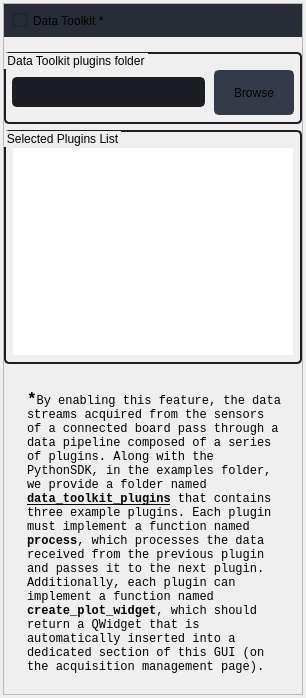
                          <widget class="QWidget" name="widget_data_toolkit">
                           <property name="geometry">
                            <rect>
                             <x>0</x>
                             <y>0</y>
                             <width>306</width>
                             <height>698</height>
                            </rect>
                           </property>
                           <layout class="QVBoxLayout" name="verticalLayout_16">
                            <property name="spacing">
                             <number>0</number>
                            </property>
                            <property name="leftMargin">
                             <number>3</number>
                            </property>
                            <property name="topMargin">
                             <number>3</number>
                            </property>
                            <property name="rightMargin">
                             <number>3</number>
                            </property>
                            <property name="bottomMargin">
                             <number>3</number>
                            </property>
                            <item>
                             <widget class="QFrame" name="dt_settings_frame">
                              <property name="minimumSize">
                               <size>
                                <width>300</width>
                                <height>0</height>
                               </size>
                              </property>
                              <property name="frameShape">
                               <enum>QFrame::Shape::StyledPanel</enum>
                              </property>
                              <property name="frameShadow">
                               <enum>QFrame::Shadow::Raised</enum>
                              </property>
                              <layout class="QVBoxLayout" name="verticalLayout_19">
                               <property name="leftMargin">
                                <number>0</number>
                               </property>
                               <property name="topMargin">
                                <number>0</number>
                               </property>
                               <property name="rightMargin">
                                <number>0</number>
                               </property>
                               <property name="bottomMargin">
                                <number>0</number>
                               </property>
                               <item>
                                <widget class="QCheckBox" name="dt_enabled_checkBox">
                                 <property name="enabled">
                                  <bool>true</bool>
                                 </property>
                                 <property name="sizePolicy">
                                  <sizepolicy hsizetype="Preferred" vsizetype="Preferred">
                                   <horstretch>0</horstretch>
                                   <verstretch>0</verstretch>
                                  </sizepolicy>
                                 </property>
                                 <property name="styleSheet">
                                  <string notr="true">font: 700 12pt &quot;Segoe UI&quot;;
background-color: rgb(39, 44, 54);
padding: 9;</string>
                                 </property>
                                 <property name="text">
                                  <string>Data Toolkit *</string>
                                 </property>
                                 <property name="checked">
                                  <bool>false</bool>
                                 </property>
                                </widget>
                               </item>
                               <item>
                                <widget class="QFrame" name="dt_frame_content">
                                 <property name="enabled">
                                  <bool>true</bool>
                                 </property>
                                 <property name="sizePolicy">
                                  <sizepolicy hsizetype="Preferred" vsizetype="Preferred">
                                   <horstretch>0</horstretch>
                                   <verstretch>0</verstretch>
                                  </sizepolicy>
                                 </property>
                                 <property name="styleSheet">
                                  <string notr="true">border-radius: 5px;</string>
                                 </property>
                                 <property name="frameShape">
                                  <enum>QFrame::Shape::StyledPanel</enum>
                                 </property>
                                 <property name="frameShadow">
                                  <enum>QFrame::Shadow::Raised</enum>
                                 </property>
                                 <layout class="QVBoxLayout" name="verticalLayout_20">
                                  <property name="spacing">
                                   <number>6</number>
                                  </property>
                                  <property name="leftMargin">
                                   <number>0</number>
                                  </property>
                                  <property name="topMargin">
                                   <number>9</number>
                                  </property>
                                  <property name="rightMargin">
                                   <number>0</number>
                                  </property>
                                  <property name="bottomMargin">
                                   <number>0</number>
                                  </property>
                                  <item>
                                   <widget class="QGroupBox" name="groupBox_dt_settings">
                                    <property name="minimumSize">
                                     <size>
                                      <width>0</width>
                                      <height>0</height>
                                     </size>
                                    </property>
                                    <property name="styleSheet">
                                     <string notr="true">QGroupBox {
	border-radius: 5px;
	border: 2px solid rgb(27, 29, 35);
}

QRadioButton::indicator {
    border: 3px solid rgb(52, 59, 72);
	width: 15px;
	height: 15px;
	border-radius: 10px;
    background: rgb(44, 49, 60);
}
QRadioButton::indicator:hover {
    border: 3px solid rgb(58, 66, 81);
}
QRadioButton::indicator:checked {
    background: 3px solid rgb(94, 106, 130);
	border: 3px solid rgb(52, 59, 72);	
}</string>
                                    </property>
                                    <property name="title">
                                     <string>Data Toolkit plugins folder</string>
                                    </property>
                                    <property name="flat">
                                     <bool>false</bool>
                                    </property>
                                    <property name="checkable">
                                     <bool>false</bool>
                                    </property>
                                    <layout class="QVBoxLayout" name="verticalLayout_43">
                                     <property name="spacing">
                                      <number>6</number>
                                     </property>
                                     <property name="leftMargin">
                                      <number>6</number>
                                     </property>
                                     <property name="topMargin">
                                      <number>18</number>
                                     </property>
                                     <property name="rightMargin">
                                      <number>6</number>
                                     </property>
                                     <property name="bottomMargin">
                                      <number>9</number>
                                     </property>
                                     <item>
                                      <widget class="QFrame" name="inner_dt_hframe">
                                       <property name="minimumSize">
                                        <size>
                                         <width>0</width>
                                         <height>0</height>
                                        </size>
                                       </property>
                                       <property name="styleSheet">
                                        <string notr="true"/>
                                       </property>
                                       <property name="frameShape">
                                        <enum>QFrame::Shape::StyledPanel</enum>
                                       </property>
                                       <property name="frameShadow">
                                        <enum>QFrame::Shadow::Raised</enum>
                                       </property>
                                       <layout class="QHBoxLayout" name="horizontalLayout_38">
                                        <property name="spacing">
                                         <number>9</number>
                                        </property>
                                        <property name="leftMargin">
                                         <number>2</number>
                                        </property>
                                        <property name="topMargin">
                                         <number>0</number>
                                        </property>
                                        <property name="rightMargin">
                                         <number>2</number>
                                        </property>
                                        <property name="bottomMargin">
                                         <number>0</number>
                                        </property>
                                        <item>
                                         <widget class="QLineEdit" name="dt_plugins_folder_lineEdit">
                                          <property name="minimumSize">
                                           <size>
                                            <width>0</width>
                                            <height>30</height>
                                           </size>
                                          </property>
                                          <property name="maximumSize">
                                           <size>
                                            <width>16777215</width>
                                            <height>30</height>
                                           </size>
                                          </property>
                                          <property name="styleSheet">
                                           <string notr="true">QLineEdit {
	height: 25px;
	background-color: rgb(27, 29, 35);
	border-radius: 5px;
	border: 2px solid rgb(27, 29, 35);
	padding-left: 10px;
}
QLineEdit:hover {
	border: 2px solid rgb(64, 71, 88);
}
QLineEdit:focus {
	border: 2px solid rgb(91, 101, 124);
}
QLineEdit[text=&quot;&quot;]{
	color:rgb(90,90,90);
}

QLineEdit:disabled {
	color: rgb(60,60,60);
	background-color: rgb(60, 60, 60);
	border: 2px solid rgb(32, 32, 32);
}</string>
                                          </property>
                                         </widget>
                                        </item>
                                        <item>
                                         <widget class="QPushButton" name="dt_plugins_folder_button">
                                          <property name="sizePolicy">
                                           <sizepolicy hsizetype="Preferred" vsizetype="Preferred">
                                            <horstretch>0</horstretch>
                                            <verstretch>0</verstretch>
                                           </sizepolicy>
                                          </property>
                                          <property name="minimumSize">
                                           <size>
                                            <width>80</width>
                                            <height>45</height>
                                           </size>
                                          </property>
                                          <property name="maximumSize">
                                           <size>
                                            <width>16777215</width>
                                            <height>16777215</height>
                                           </size>
                                          </property>
                                          <property name="styleSheet">
                                           <string notr="true">QPushButton {
	border: 2px solid rgb(52, 59, 72);
	border-radius: 5px;	
	background-color: rgb(52, 59, 72);
}
QPushButton:hover {
	background-color: rgb(57, 65, 80);
	border: 2px solid rgb(61, 70, 86);
}
QPushButton:pressed {	
	background-color: rgb(35, 40, 49);
	border: 2px solid rgb(43, 50, 61);
}
QPushButton:disabled {	
	background-color: rgb(35, 40, 49);
	border: 2px solid rgb(43, 50, 61);
}</string>
                                          </property>
                                          <property name="text">
                                           <string>Browse</string>
                                          </property>
                                          <property name="icon">
                                           <iconset resource="resources.qrc">
                                            <normaloff>:/icons/icons/baseline_folder_open_white_18dp.png</normaloff>:/icons/icons/baseline_folder_open_white_18dp.png</iconset>
                                          </property>
                                         </widget>
                                        </item>
                                       </layout>
                                      </widget>
                                     </item>
                                    </layout>
                                   </widget>
                                  </item>
                                  <item>
                                   <widget class="QGroupBox" name="groupBox_dt_plugin_list">
                                    <property name="minimumSize">
                                     <size>
                                      <width>0</width>
                                      <height>0</height>
                                     </size>
                                    </property>
                                    <property name="styleSheet">
                                     <string notr="true">QGroupBox {
	border-radius: 5px;
	border: 2px solid rgb(27, 29, 35);
}

QRadioButton::indicator {
    border: 3px solid rgb(52, 59, 72);
	width: 15px;
	height: 15px;
	border-radius: 10px;
    background: rgb(44, 49, 60);
}
QRadioButton::indicator:hover {
    border: 3px solid rgb(58, 66, 81);
}
QRadioButton::indicator:checked {
    background: 3px solid rgb(94, 106, 130);
	border: 3px solid rgb(52, 59, 72);	
}</string>
                                    </property>
                                    <property name="title">
                                     <string>Selected Plugins List</string>
                                    </property>
                                    <property name="flat">
                                     <bool>false</bool>
                                    </property>
                                    <property name="checkable">
                                     <bool>false</bool>
                                    </property>
                                    <layout class="QVBoxLayout" name="verticalLayout_51">
                                     <property name="spacing">
                                      <number>6</number>
                                     </property>
                                     <property name="leftMargin">
                                      <number>9</number>
                                     </property>
                                     <property name="topMargin">
                                      <number>18</number>
                                     </property>
                                     <property name="rightMargin">
                                      <number>9</number>
                                     </property>
                                     <property name="bottomMargin">
                                      <number>9</number>
                                     </property>
                                     <item>
                                      <widget class="QListWidget" name="dt_plugin_listWidget">
                                       <property name="sizePolicy">
                                        <sizepolicy hsizetype="Preferred" vsizetype="Expanding">
                                         <horstretch>0</horstretch>
                                         <verstretch>0</verstretch>
                                        </sizepolicy>
                                       </property>
                                       <property name="tabKeyNavigation">
                                        <bool>false</bool>
                                       </property>
                                       <property name="showDropIndicator" stdset="0">
                                        <bool>false</bool>
                                       </property>
                                       <property name="dragEnabled">
                                        <bool>false</bool>
                                       </property>
                                       <property name="dragDropOverwriteMode">
                                        <bool>false</bool>
                                       </property>
                                       <property name="dragDropMode">
                                        <enum>QAbstractItemView::DragDropMode::NoDragDrop</enum>
                                       </property>
                                       <property name="defaultDropAction">
                                        <enum>Qt::DropAction::CopyAction</enum>
                                       </property>
                                       <property name="alternatingRowColors">
                                        <bool>false</bool>
                                       </property>
                                       <property name="selectionMode">
                                        <enum>QAbstractItemView::SelectionMode::ExtendedSelection</enum>
                                       </property>
                                       <property name="textElideMode">
                                        <enum>Qt::TextElideMode::ElideNone</enum>
                                       </property>
                                       <property name="movement">
                                        <enum>QListView::Movement::Static</enum>
                                       </property>
                                       <property name="resizeMode">
                                        <enum>QListView::ResizeMode::Fixed</enum>
                                       </property>
                                       <property name="viewMode">
                                        <enum>QListView::ViewMode::ListMode</enum>
                                       </property>
                                      </widget>
                                     </item>
                                    </layout>
                                   </widget>
                                  </item>
                                 </layout>
                                </widget>
                               </item>
                               <item>
                                <widget class="QLabel" name="label_2">
                                 <property name="font">
                                  <font>
                                   <family>Consolas</family>
                                  </font>
                                 </property>
                                 <property name="styleSheet">
                                  <string notr="true">padding: 20;</string>
                                 </property>
                                 <property name="text">
                                  <string>&lt;html&gt;&lt;head/&gt;&lt;body&gt;&lt;p&gt;&lt;span style=&quot; font-size:12pt; font-weight:700;&quot;&gt;*&lt;/span&gt;By enabling this feature, the data streams acquired from the sensors of a connected board pass through a data pipeline composed of a series of plugins. Along with the PythonSDK, in the examples folder, we provide a folder named &lt;span style=&quot; font-weight:700; text-decoration: underline;&quot;&gt;data_toolkit_plugins&lt;/span&gt; that contains three example plugins. Each plugin must implement a function named &lt;span style=&quot; font-weight:700;&quot;&gt;process&lt;/span&gt;, which processes the data received from the previous plugin and passes it to the next plugin. Additionally, each plugin can implement a function named &lt;span style=&quot; font-weight:700;&quot;&gt;create_plot_widget&lt;/span&gt;, which should return a QWidget that is automatically inserted into a dedicated section of this GUI (on the acquisition management page).&lt;/p&gt;&lt;/body&gt;&lt;/html&gt;</string>
                                 </property>
                                 <property name="textFormat">
                                  <enum>Qt::TextFormat::MarkdownText</enum>
                                 </property>
                                 <property name="wordWrap">
                                  <bool>true</bool>
                                 </property>
                                </widget>
                               </item>
                              </layout>
                             </widget>
                            </item>
                           </layout>
                          </widget>
